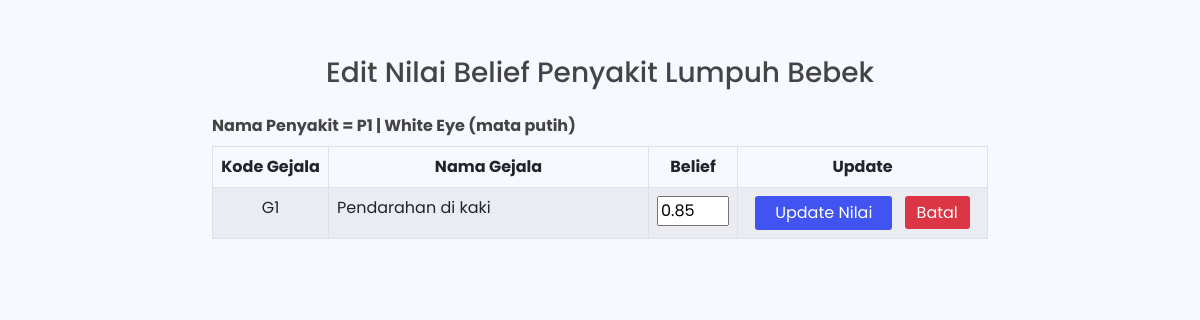
/admin/rules/editbelief.php?id_penyakit=1&id_gejala=1&belief=0.85, run on an earlier commit of the app's database.
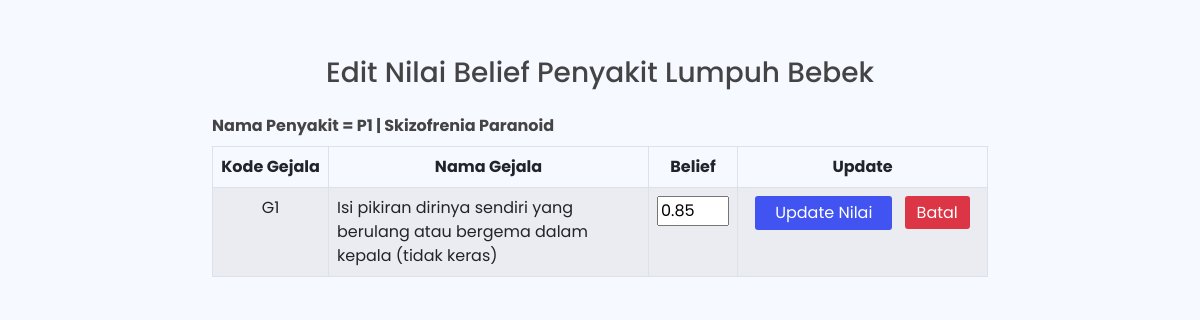
And on a later commit of the database.
### tables this page shows
CREATE TABLE `tb_penyakit` (
  `id` int(11) NOT NULL,
  `kdpenyakit` varchar(3) DEFAULT NULL,
  `nama_penyakit` varchar(100) DEFAULT NULL,
  `definisi` text
);

CREATE TABLE `tb_gejala` (
  `id` int(11) NOT NULL,
  `kdgejala` varchar(3) DEFAULT NULL,
  `gejala` text
);

### admin/rules/editbelief.php (the view, shortened to what this page needs)
<!DOCTYPE html>
<html lang="en">
<head>
  <link href="../../assets/vendor/bootstrap/css/bootstrap.min.css" rel="stylesheet">
  <link rel="stylesheet" href="https://cdn.jsdelivr.net/npm/bootstrap-icons@1.10.2/font/bootstrap-icons.css">
  <link href="../../assets/vendor/boxicons/css/boxicons.min.css" rel="stylesheet">
  <link href="../../assets/vendor/quill/quill.snow.css" rel="stylesheet">
  <link href="../../assets/vendor/quill/quill.bubble.css" rel="stylesheet">
  <link href="../../assets/vendor/remixicon/remixicon.css" rel="stylesheet">
  <link href="../../assets/vendor/simple-datatables/style.css" rel="stylesheet">
  <link href="../../assets/css/style.css" rel="stylesheet">
</head>
<body style="background-image: url(../assets/img/bg_jenis_2.png); background-size: cover; background-repeat: no-repeat ;">
  <section>
    <div class="row mt-5 mx-auto">
      <div class="col-md-8 mt-2 mx-auto">
        <h3 class="text-center mb-4">Edit Nilai Belief Penyakit Lumpuh Bebek</h3>
        <?php
        include "../koneksi.php";
        $kdpenyakit = $_GET['id_penyakit'];
        $queryP = mysqli_query($koneksi, "SELECT * FROM tb_penyakit WHERE id='$kdpenyakit' ");
        $dataP = mysqli_fetch_array($queryP);
        echo "<b>Nama Penyakit = " . $dataP['kdpenyakit'] . " | " . $dataP['nama_penyakit'];
        ?></b>
        <form id="form1" name="form1" method="post" action="./updatebelief.php?id_penyakit=<?php echo $_GET['id_penyakit']; ?>&id_gejala=<?php echo $_GET['id_gejala']; ?>" enctype="multipart/form-data">
          <div class="table-responsive">
            <table class="table table-striped table-bordered mt-2">
              <thead>
                <tr>
                  <th width='116px' class="text-center">Kode Gejala</th>
                  <th class="text-center">Nama Gejala</th>
                  <th width='10px' class="text-center">Belief</th>
                  <th width='250px' class="text-center">Update</th>
                </tr>
              </thead>
              <tbody>
                <?php
                include "../koneksi.php";
                $query = mysqli_query($koneksi, " SELECT * FROM tb_gejala WHERE id='$_GET[id_gejala]' ") or die(mysqli_error($koneksi));
                while ($row = mysqli_fetch_array($query)) {
                ?>
                  <tr>
                    <td class="text-center"><?php echo $row['kdgejala']; ?></td>
                    <td><?php echo $row['gejala']; ?>
                    <td class="text-center"><input name="updatebelief" type="text" size="2" value="<?php echo $_GET['belief']; ?>"></td>
                    <td class="text-center"><input class="submit" type="submit" value="Update Nilai">
                      <a href="./rules.php" class="ms-2 batal">Batal</a>
                    </td>
                  </tr>
                <?php } ?>
              </tbody>
            </table>
        </form>
      </div>
    </div>
  </section>
</body>
</html>

What changed in the data, as far as the page shows it:
changed tb_penyakit: nama_penyakit "White Eye (mata putih)" → "Skizofrenia Paranoid"
changed tb_gejala: gejala "Pendarahan di kaki" → "Isi pikiran dirinya sendiri yang berulang atau bergema dalam kepala (tidak keras)"
